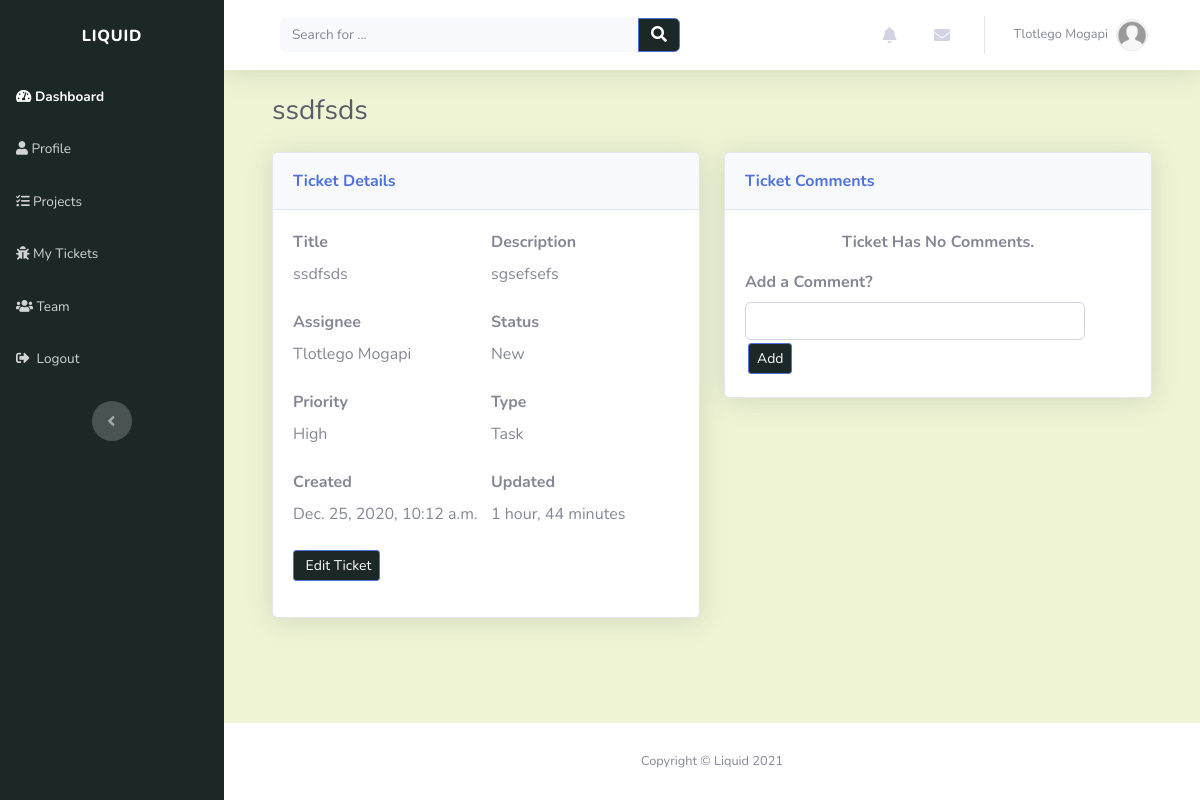
The app's page /tickets/ssdfsds-vxlui3qt/ (signed in), older data.
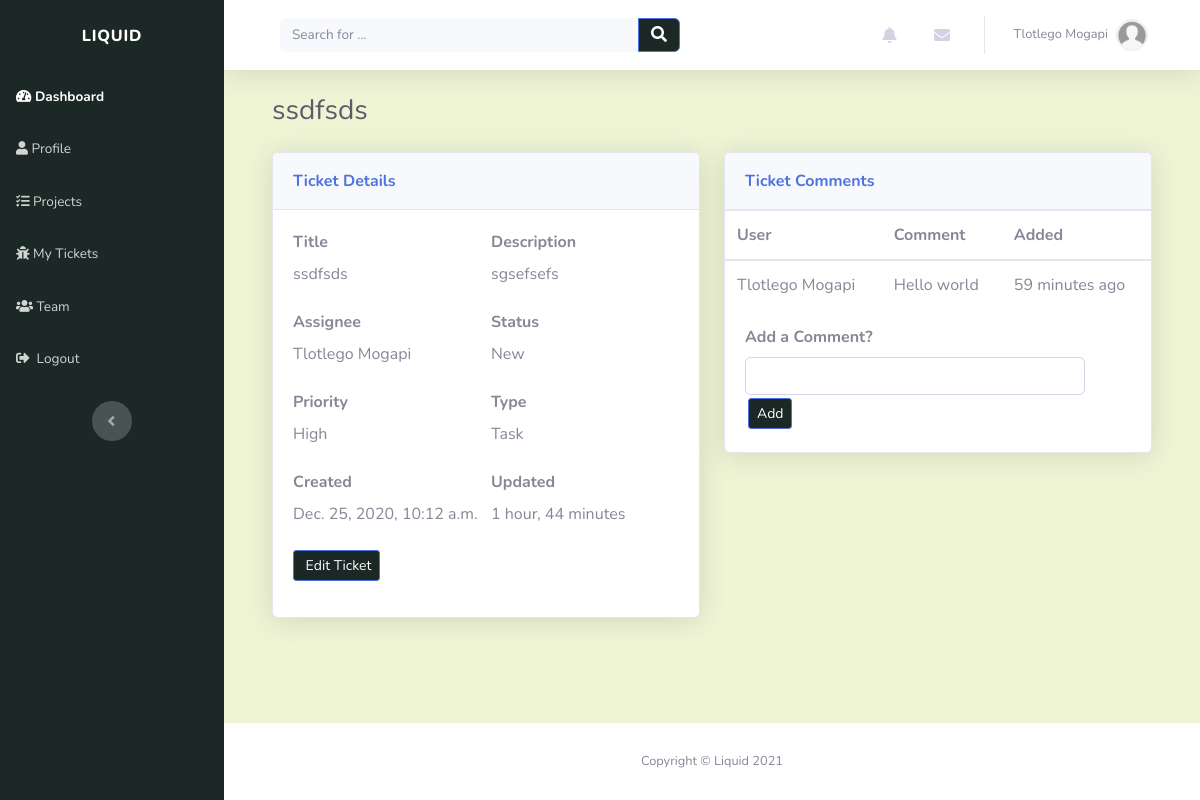
The same page, newer data.
### tickets/models.py (models this page shows)
class TicketComment(models.Model):
    user = models.ForeignKey(Profile, on_delete=models.CASCADE)
    ticket = models.ForeignKey(Ticket, on_delete=models.CASCADE)
    created_on = models.DateTimeField(verbose_name="date created", auto_now_add=True)
    updated = models.DateTimeField(verbose_name="date updated", auto_now=True)
    body_message = models.CharField(max_length=100)
    def __str__(self):
        return self.body_message

### account/models.py (models this page shows, shortened)
class Profile(models.Model):
    user = models.OneToOneField(settings.AUTH_USER_MODEL, on_delete=models.CASCADE, unique=True)
    profile_picture = models.ImageField(default='default.jpg', upload_to='profile_images', blank=True)
    website = models.URLField(blank=True)
    first_name = models.CharField(max_length=30, blank=True)
    last_name = models.CharField(max_length=30, blank=True)
    address = models.CharField(max_length=50, blank=True)
    city = models.CharField(max_length=50, blank=True)
    country = models.CharField(max_length=50, blank=True)
    slug = models.SlugField(unique=True, blank=True)

### tickets/views.py (the view)
# urls.py: path('<slug:slug>/', views.ticket_detail_view, name="view_ticket"),
@login_required(login_url='login_page')
def ticket_detail_view(request, slug):
    context = {}
    ticket = get_object_or_404(Ticket, slug=slug)
    user = request.user
    user_profile = get_object_or_404(Profile, user=user)
    if request.method == "POST":
        form = TicketCommentForm(request.POST)
        if form.is_valid():
            comment_body = form.cleaned_data['comment']
            ticket_comment = TicketComment.objects.create(user=user_profile, body_message=comment_body, ticket=ticket)
            ticket_comment.save()
            return redirect('view_ticket', slug=slug)
    else:
        context['ticket'] = ticket
        context['ticket_comments'] = TicketComment.objects.filter(ticket=ticket)
        context['form'] = TicketCommentForm()
    return render(request, "tickets/ticket_detail.html", context)

### tickets/forms.py
class TicketCommentForm(forms.Form):
    comment = forms.CharField(max_length=150, widget=forms.TextInput(attrs={'class': 'form-control', 'name': "comment"}), required=False)

### index/custom_processors.py (called while the page is built)
def profile_processor(request):
    if request.user.is_authenticated:
        user = request.user
        user_profile = get_object_or_404(Profile, user=user)
        user_messages = DirectMessage.objects.filter(receiver=user_profile).order_by('-created_on')[:5]
        user_alerts = Alert.objects.filter(user=user_profile).order_by('-created_on')[:5]
        return {'profile': user_profile, 'direct_messages': user_messages, 'alerts': user_alerts}
    else:
        return{}

### tickets/models.py (called while the page is built)
    def __str__(self):
        return self.title

### tickets/templates/tickets/ticket_detail.html (shortened to what the changed rows need)
{% extends "index/header.html" %} {% load static %} {% block title %}Ticket{% endblock %} {% block content %}
<div class="container-fluid">
	<div class="row mb-3">
		<div class="col-lg-6">
			<div class="row">
				<div class="col">
					<div class="card shadow mb-3">
						{% if ticket_comments %}
						<div
							class="table-responsive table mt-0"
							id="dataTable"
							role="grid"
							aria-describedby="dataTable_info"
						>
							<table class="table my-0" id="dataTable" aria-describedby="ticket_comments">
								<thead>
									<tr>
										<th scope="col">User</th>
										<th scope="col">Comment</th>
										<th scope="col">Added</th>
									</tr>
								</thead>
								<tbody>
									{% for comment in ticket_comments %}
									<tr style="white-space: nowrap">
										<td>{{comment.user.first_name}} {{comment.user.last_name}}</td>
										<td>{{ comment }}</td>
										<td>{{ comment.created_on|timesince }} ago</td>
									</tr>
									{%endfor%}
								</tbody>
							</table>
						</div>
						{% else %}
						<div style="padding-top: 20px" class="text-center">
							<p><strong>Ticket Has No Comments.</strong></p>
						</div>
						{% endif %}
					</div>
				</div>
			</div>
		</div>
	</div>
</div>
{% endblock %}

Row changes from the older to the newer data that the page shows:
added TicketComment: user.first_name "Tlotlego", user.last_name "Mogapi", body_message "Hello world", created_on "59 minutes"
Text that changed along with them:
text no longer shown: "Ticket Has No Comments."
text now shown: "User Comment Added"
